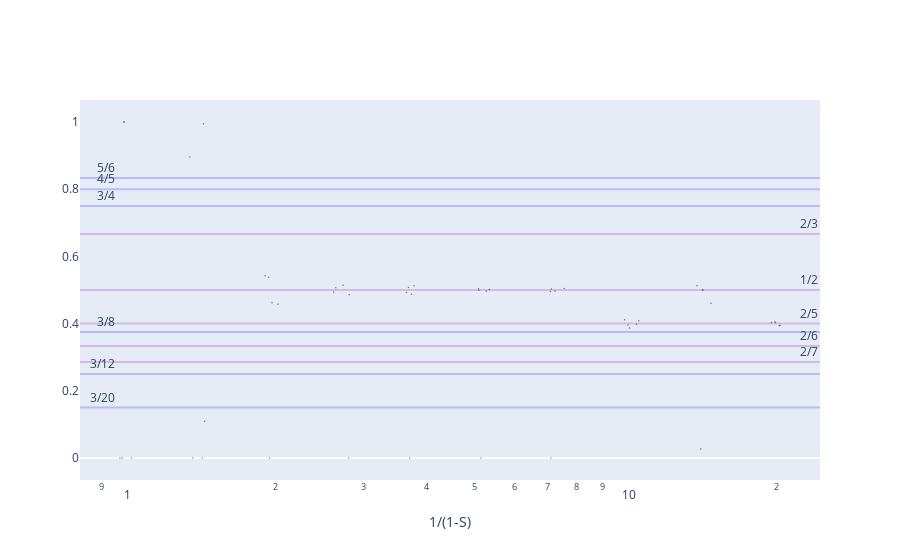

Source (notebook cell):
### Code cell
from toy_models.figures import dimensionality_figure
dimensionality_figure(model)

### Figure 1 — Plotly figure (JSON) as saved in the notebook; plotly's stock layout.template omitted (floating-point values rounded to 4 significant figures)
{"data": [{"marker": {"color": "black", "opacity": 0.5, "size": 1.5}, "mode": "markers", "type": "scatter", "x": [0.9945, 0.9987, 1.032, 0.9784, 0.9888], "y": [0.9999, 0.9998, 0.000204, 4.732e-05, 3.947e-05]}, {"marker": {"color": "black", "opacity": 0.5, "size": 1.5}, "mode": "markers", "type": "scatter", "x": [1.437, 1.349, 1.445, 1.368, 1.428], "y": [0.9946, 0.896, 0.1092, 2.563e-05, 0.00015]}, {"marker": {"color": "black", "opacity": 0.5, "size": 1.5}, "mode": "markers", "type": "scatter", "x": [1.908, 1.939, 2.022, 1.968, 1.947], "y": [0.5422, 0.5379, 0.4578, 0.4621, 3.475e-05]}, {"marker": {"color": "black", "opacity": 0.5, "size": 1.5}, "mode": "markers", "type": "scatter", "x": [2.64, 2.613, 2.728, 2.801, 2.808], "y": [0.5063, 0.4937, 0.5144, 3.024e-06, 0.4856]}, {"marker": {"color": "black", "opacity": 0.5, "size": 1.5}, "mode": "markers", "type": "scatter", "x": [3.781, 3.707, 3.687, 3.738, 3.652], "y": [0.5125, 1.042e-05, 0.5075, 0.4875, 0.4925]}, {"marker": {"color": "black", "opacity": 0.5, "size": 1.5}, "mode": "markers", "type": "scatter", "x": [5.088, 5.347, 5.095, 5.272, 5.146], "y": [0.504, 0.5011, 0.4989, 0.496, 1.335e-05]}, {"marker": {"color": "black", "opacity": 0.5, "size": 1.5}, "mode": "markers", "type": "scatter", "x": [7.544, 7.113, 7.231, 7.081, 7.095], "y": [0.5044, 0.5031, 0.4969, 0.4956, 1.144e-05]}, {"marker": {"color": "black", "opacity": 0.5, "size": 1.5}, "mode": "markers", "type": "scatter", "x": [9.956, 10.63, 10.12, 10.51, 10.19], "y": [0.4112, 0.4082, 0.3956, 0.3978, 0.3871]}, {"marker": {"color": "black", "opacity": 0.5, "size": 1.5}, "mode": "markers", "type": "scatter", "x": [13.9, 14.81, 14.28, 14.14, 14.24], "y": [0.513, 0.4603, 0.4994, 0.0268, 0.5006]}, {"marker": {"color": "black", "opacity": 0.5, "size": 1.5}, "mode": "markers", "type": "scatter", "x": [19.88, 19.57, 19.94, 20.35, 20.28], "y": [0.4054, 0.4032, 0.4026, 0.3954, 0.3934]}], "layout": {"annotations": [{"showarrow": false, "text": "1/2", "x": 1, "xanchor": "right", "xref": "x domain", "y": 0.5, "yanchor": "bottom", "yref": "y"}, {"showarrow": false, "text": "2/3", "x": 1, "xanchor": "right", "xref": "x domain", "y": 0.6667, "yanchor": "bottom", "yref": "y"}, {"showarrow": false, "text": "2/5", "x": 1, "xanchor": "right", "xref": "x domain", "y": 0.4, "yanchor": "bottom", "yref": "y"}, {"showarrow": false, "text": "2/6", "x": 1, "xanchor": "right", "xref": "x domain", "y": 0.3333, "yanchor": "bottom", "yref": "y"}, {"showarrow": false, "text": "2/7", "x": 1, "xanchor": "right", "xref": "x domain", "y": 0.2857, "yanchor": "bottom", "yref": "y"}, {"showarrow": false, "text": "5/6", "x": 0.05, "xanchor": "right", "xref": "x domain", "y": 0.8333, "yanchor": "bottom", "yref": "y"}, {"showarrow": false, "text": "4/5", "x": 0.05, "xanchor": "right", "xref": "x domain", "y": 0.8, "yanchor": "bottom", "yref": "y"}, {"showarrow": false, "text": "3/4", "x": 0.05, "xanchor": "right", "xref": "x domain", "y": 0.75, "yanchor": "bottom", "yref": "y"}, {"showarrow": false, "text": "3/8", "x": 0.05, "xanchor": "right", "xref": "x domain", "y": 0.375, "yanchor": "bottom", "yref": "y"}, {"showarrow": false, "text": "3/12", "x": 0.05, "xanchor": "right", "xref": "x domain", "y": 0.25, "yanchor": "bottom", "yref": "y"}, {"showarrow": false, "text": "3/20", "x": 0.05, "xanchor": "right", "xref": "x domain", "y": 0.15, "yanchor": "bottom", "yref": "y"}], "shapes": [{"line": {"color": "purple"}, "opacity": 0.2, "type": "line", "x0": 0, "x1": 1, "xref": "x domain", "y0": 0.5, "y1": 0.5, "yref": "y"}, {"line": {"color": "purple"}, "opacity": 0.2, "type": "line", "x0": 0, "x1": 1, "xref": "x domain", "y0": 0.6667, "y1": 0.6667, "yref": "y"}, {"line": {"color": "purple"}, "opacity": 0.2, "type": "line", "x0": 0, "x1": 1, "xref": "x domain", "y0": 0.4, "y1": 0.4, "yref": "y"}, {"line": {"color": "purple"}, "opacity": 0.2, "type": "line", "x0": 0, "x1": 1, "xref": "x domain", "y0": 0.3333, "y1": 0.3333, "yref": "y"}, {"line": {"color": "purple"}, "opacity": 0.2, "type": "line", "x0": 0, "x1": 1, "xref": "x domain", "y0": 0.2857, "y1": 0.2857, "yref": "y"}, {"line": {"color": "blue"}, "opacity": 0.2, "type": "line", "x0": 0, "x1": 1, "xref": "x domain", "y0": 0.8333, "y1": 0.8333, "yref": "y"}, {"line": {"color": "blue"}, "opacity": 0.2, "type": "line", "x0": 0, "x1": 1, "xref": "x domain", "y0": 0.8, "y1": 0.8, "yref": "y"}, {"line": {"color": "blue"}, "opacity": 0.2, "type": "line", "x0": 0, "x1": 1, "xref": "x domain", "y0": 0.75, "y1": 0.75, "yref": "y"}, {"line": {"color": "blue"}, "opacity": 0.2, "type": "line", "x0": 0, "x1": 1, "xref": "x domain", "y0": 0.375, "y1": 0.375, "yref": "y"}, {"line": {"color": "blue"}, "opacity": 0.2, "type": "line", "x0": 0, "x1": 1, "xref": "x domain", "y0": 0.25, "y1": 0.25, "yref": "y"}, {"line": {"color": "blue"}, "opacity": 0.2, "type": "line", "x0": 0, "x1": 1, "xref": "x domain", "y0": 0.15, "y1": 0.15, "yref": "y"}], "showlegend": false, "xaxis": {"showgrid": false, "title": {"text": "1/(1-S)"}, "type": "log"}, "yaxis": {"showgrid": false}}}
